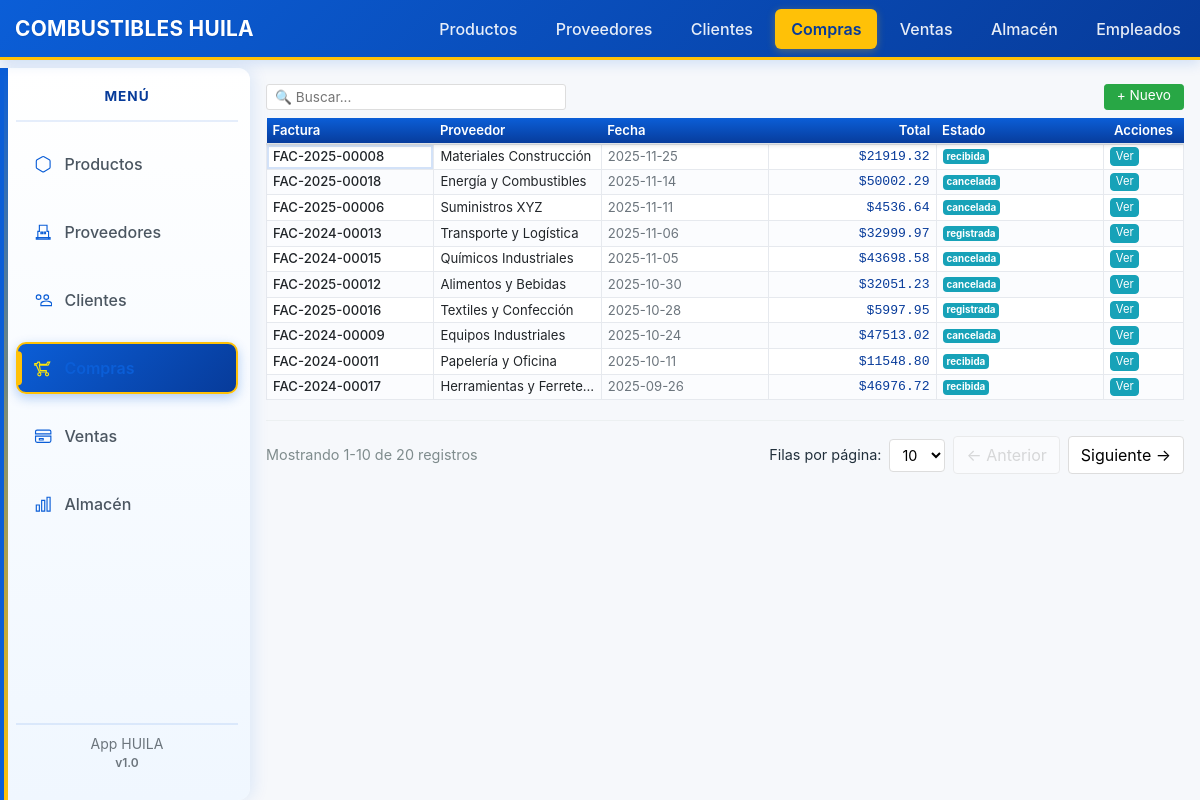
The app's page /compras/ with its own data.
### tables this page shows
CREATE TABLE compras (
    id INTEGER PRIMARY KEY AUTOINCREMENT,
    proveedor_id INTEGER NOT NULL,
    fecha TEXT DEFAULT (datetime('now')),
    numero_factura TEXT,
    serie TEXT,
    subtotal REAL DEFAULT 0,
    impuesto REAL DEFAULT 0,
    descuento REAL DEFAULT 0,
    total REAL DEFAULT 0,
    metodo_pago TEXT,
    estado TEXT DEFAULT 'registrada', -- registrada / recibida / cancelada
    empleado_id INTEGER,
    notas TEXT,
    created_at TEXT DEFAULT (datetime('now')),
    updated_at TEXT,
    FOREIGN KEY (proveedor_id) REFERENCES proveedores(id),
    FOREIGN KEY (empleado_id) REFERENCES empleados(id)
);

CREATE TABLE proveedores (
    id INTEGER PRIMARY KEY AUTOINCREMENT,
    nombre TEXT NOT NULL,
    razon_social TEXT,
    nit TEXT,
    direccion TEXT,
    telefono TEXT,
    email TEXT,
    contacto TEXT,
    condiciones_pago TEXT,
    notas TEXT,
    sitio_web TEXT,
    producto_servicio TEXT,
    fecha_registro TEXT DEFAULT (datetime('now')),
    estado TEXT DEFAULT 'activo',
    updated_at TEXT
);

### backend/app/compras/routes.py (the view)
@bp.route('/', methods=['GET'])
def index():
    db = get_db()
    cur = db.execute(
        '''SELECT c.id, c.numero_factura, p.nombre, c.fecha, c.total, c.estado
           FROM compras c
           LEFT JOIN proveedores p ON c.proveedor_id = p.id
           ORDER BY c.fecha DESC LIMIT 100'''
    )
    compras = cur.fetchall()
    return render_template('compras/index.html', compras=compras)

### backend/app/db.py (called while the page is built)
def get_db():
    if 'db' not in g:
        g.db = sqlite3.connect(
            current_app.config['DATABASE'],
            detect_types=sqlite3.PARSE_DECLTYPES
        )
        g.db.row_factory = sqlite3.Row
    return g.db

### backend/app/templates/compras/index.html (shortened to what this page needs)
{% extends 'base.html' %}
{% block content %}
<div>
  <div style="display: flex; align-items: center; justify-content: space-between; margin-bottom: 0.5rem;">
    <div class="table-controls" style="margin-bottom: 0; display: flex; gap: 8px; align-items: center;">
      <div class="table-search">
        <input type="text" placeholder="🔍 Buscar..." id="search-compras" style="width: 300px; padding: 4px 8px; border: 1px solid #ddd; border-radius: 3px; font-size: 0.85em; height: 26px;">
      </div>
    </div>
    <a href="{{ url_for('compras.create') }}" data-new-href="{{ url_for('compras.create') }}" class="btn btn-sm btn-success" style="height: 26px; line-height: 1; padding: 4px 12px; font-size: 0.85rem;">+ Nuevo</a>
  </div>
  {% if compras|length == 0 %}
    <div class="alert alert-info">No hay compras registradas.</div>
  {% else %}
    <div class="table-responsive">
      <table id="table-compras" class="table table-sm table-hover mb-0 excel-grid compact-table">
        <thead class="brand-table-header">
          <tr>
            <th>Factura</th>
            <th>Proveedor</th>
            <th>Fecha</th>
            <th class="text-right">Total</th>
            <th>Estado</th>
            <th class="col-actions-sm">Acciones</th>
          </tr>
        </thead>
        <tbody>
          {% for c in compras %}
          <tr class="row-divider">
            <td class="cell-small fw-500">{{ c['numero_factura'] or '—' }}</td>
            <td class="cell-small cell-ellipsis">{{ c['nombre'] or '—' }}</td>
            <td class="muted-text cell-small">{{ c['fecha'] or '—' }}</td>
            <td class="text-right price-value cell-small fw-500">${{ '%.2f'|format(c['total'] or 0) }}</td>
            <td class="cell-small"><span class="badge badge-info">{{ c['estado'] }}</span></td>
            <td class="cell-small">
              <a href="{{ url_for('compras.view', id=c['id']) }}" class="btn btn-xs btn-info btn-compact">Ver</a>
            </td>
          </tr>
          {% endfor %}
        </tbody>
      </table>
    </div>
  {% endif %}
  <div class="pagination-controls" style="display: flex; justify-content: space-between; align-items: center; margin-top: 20px; padding-top: 15px; border-top: 1px solid #ecf0f1;">
    <div class="pagination-info" style="font-size: 0.9em; color: #7f8c8d;"></div>
    <div class="pagination-nav" style="display: flex; gap: 8px; align-items: center;">
      <div class="rows-per-page" style="display: flex; gap: 8px; align-items: center; font-size: 0.9em;">
        <span>Filas por página:</span>
        <select id="rows-per-page" style="padding: 6px 8px; border: 1px solid #ddd; border-radius: 4px; background-color: white; cursor: pointer;">
          <option value="10" selected>10</option>
        </select>
      </div>
      <button id="prev-page" style="padding: 6px 12px; border: 1px solid #ddd; background-color: white; border-radius: 4px; cursor: pointer;">← Anterior</button>
      <button id="next-page" style="padding: 6px 12px; border: 1px solid #ddd; background-color: white; border-radius: 4px; cursor: pointer;">Siguiente →</button>
    </div>
  </div>
</div>
{% endblock %}

### backend/app/static/css/style.css (style rules this page uses)
body { padding-bottom: 40px; }
.table td, .table th { vertical-align: middle; }
.brand-table-header { background: linear-gradient(180deg, var(--primary), var(--primary-dark)); color: white; position: sticky; top: 70px; z-index: 1100; box-shadow: 0 2px 6px rgba(0,0,0,0.06); }
.brand-table-header th { padding: 12px 8px; font-weight: 600; border-bottom: 2px solid rgba(0,0,0,0.08); }
.price-value { color: var(--primary-dark); font-weight: 600; }
.muted-text { color: var(--muted); }
.table thead th { background: #fbfcfe; border-bottom: 2px solid rgba(0,0,0,0.04); }
.excel-grid tbody tr:nth-child(even) { background-color: #fbfcfe; }
.excel-grid td.text-right { font-family: SFMono-Regular, Menlo, Monaco, "Roboto Mono", "Courier New", monospace; color: var(--primary-dark); }
body { background: var(--bg); color: var(--text, #22303c); font-family: -apple-system, BlinkMacSystemFont, "Segoe UI", Roboto, "Helvetica Neue", Arial, sans-serif; padding-bottom: 40px; }
body { background: var(--bg); color: #22303c; padding-bottom: 40px; font-family: -apple-system, BlinkMacSystemFont, "Segoe UI", Roboto, "Helvetica Neue", Arial, sans-serif; }

### backend/app/static/css/theme.css (style rules this page uses)
:root { --bg: #f6f8fb; --surface: #ffffff; --primary: #0b5ed7; --primary-dark: #073b9a; --accent: #ffc107; --muted: #6c757d; --text: #22303c; --card-shadow: 0 6px 18px rgba(20,30,50,0.06); }
body { background: var(--bg); color: var(--text, #22303c); font-family: -apple-system, BlinkMacSystemFont, "Segoe UI", Roboto, "Helvetica Neue", Arial, sans-serif; padding-bottom: 40px; }
.brand-table-header { background: linear-gradient(180deg, var(--primary), var(--primary-dark)) !important; color: white !important; position: sticky; top: 0; z-index: 100; box-shadow: 0 2px 4px rgba(0,0,0,0.1) !important; height: 26px !important; overflow: hidden; }
.brand-table-header tr { height: 26px !important; display: table-row; }
.brand-table-header th { padding: 0px 5px !important; font-weight: 600 !important; border: none !important; color: white !important; background: transparent !important; white-space: nowrap; font-size: 0.75rem; height: 26px !important; line-height: 26px !important; display: table-cell; vertical-align: middle !important; }
.price-value { color: var(--primary-dark); font-weight: 600; }
.muted-text { color: var(--muted); }
.table thead th { background: #fbfcfe; border-bottom: 2px solid rgba(0,0,0,0.04); }
.table { border-collapse: separate; border-spacing: 0; }
.btn-xs { padding: .1rem .3rem; font-size: .7rem; line-height: 1.2; }
.btn-compact { padding: .1rem .3rem; font-size: .7rem; line-height: 1.2; }
.cell-small { padding: 0px 5px; font-size: 0.75rem; line-height: 1.1; height: 22px; vertical-align: middle; }
.cell-ellipsis { max-width: 200px; overflow: hidden; text-overflow: ellipsis; white-space: nowrap; }
.fw-500 { font-weight: 500; }
.col-actions-sm { text-align: center; width: 80px; }
.row-divider { border-bottom: 1px solid #ecf0f1; transition: background-color 0.2s; }
.excel-grid tbody tr:first-child td { padding-top: 2px !important; border-top: 2px solid #dee2e6; }
.excel-grid tbody tr:nth-child(even) { background-color: #fbfcfe; }
.excel-grid td.text-right { font-family: SFMono-Regular, Menlo, Monaco, "Roboto Mono", "Courier New", monospace; color: var(--primary-dark); }

### records on screen
compras: numero_factura "FAC-2025-00008", nombre "Materiales Construcción", fecha "2025-11-25", total "21919.32", estado "recibida"
compras: numero_factura "FAC-2025-00018", nombre "Energía y Combustibles", fecha "2025-11-14", total "50002.29", estado "cancelada"
compras: numero_factura "FAC-2025-00006", nombre "Suministros XYZ", fecha "2025-11-11", total "4536.64", estado "cancelada"
compras: numero_factura "FAC-2024-00013", nombre "Transporte y Logística", fecha "2025-11-06", total "32999.97", estado "registrada"
compras: numero_factura "FAC-2024-00015", nombre "Químicos Industriales", fecha "2025-11-05", total "43698.58", estado "cancelada"
compras: numero_factura "FAC-2025-00012", nombre "Alimentos y Bebidas", fecha "2025-10-30", total "32051.23", estado "cancelada"
compras: numero_factura "FAC-2025-00016", nombre "Textiles y Confección", fecha "2025-10-28", total "5997.95", estado "registrada"
compras: numero_factura "FAC-2024-00009", nombre "Equipos Industriales", fecha "2025-10-24", total "47513.02", estado "cancelada"
compras: numero_factura "FAC-2024-00011", nombre "Papelería y Oficina", fecha "2025-10-11", total "11548.80", estado "recibida"
compras: numero_factura "FAC-2024-00017", nombre "Herramientas y Ferrete…", fecha "2025-09-26", total "46976.72", estado "recibida"
